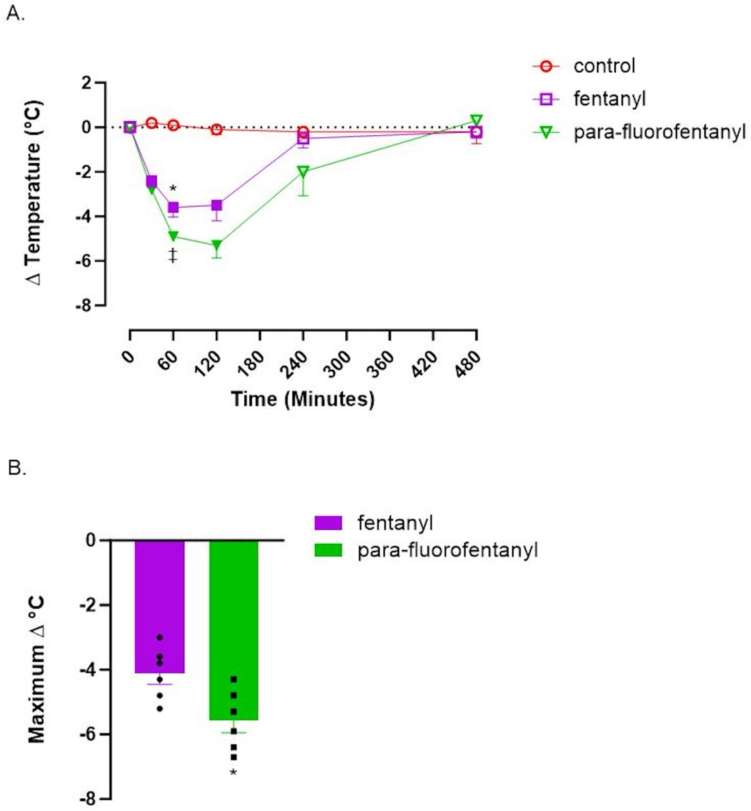
#> input picture digitisation/src_figs/Fig4.png, 1502 x 1621 px, found by its file name (shown at 1/2 size)
$ python digi_fig4b.py src_figs/Fig4.png
#> lines starting #> are read from the running program, lines starting #| are printed output that depends on the picture; after the words box and inside, x2 and y2 are one past the last pixel; in counts of white or black regions, pixels touching at a corner belong together
### digitisation/digi.py
import os
"""Small figure digitiser for GraphPad-style plots: axis calibration from tick marks, marker centres from colour segmentation."""
import numpy as np
from PIL import Image
from scipy import ndimage as ndi


def load(path): return np.asarray(Image.open(path).convert('RGB')).astype(int)
#> called with path = 'src_figs/Fig4.png/src_figs/Fig4.png'


def dark_mask(im, thr=90): return (im.max(2) < thr)


# [6 lines left out: function find_axes, not called in this run]


def clusters(v):
    """centres of runs of True in a 1-D boolean array"""
    out = []; i = 0
    while i < len(v):
        if v[i]:
            j = i
            while j + 1 < len(v) and v[j + 1]: j += 1
            out.append((i + j) / 2); i = j + 1
        else: i += 1
    return out


# [7 lines left out: function x_ticks, not called in this run]


def y_ticks(dm, xaxis_col, depth=(6, 14), y_lo=0, y_hi=None):
    cols = [xaxis_col - d for d in range(depth[0], depth[1])]
    v = dm[:, cols].all(1)
    if y_hi is None: y_hi = dm.shape[0]
    v[:y_lo] = False; v[y_hi:] = False
    return clusters(v)


def linmap(pix, val):
    a, b = np.polyfit(pix, val, 1); res = np.array(val) - (a * np.array(pix) + b)
    return (lambda p: a * np.asarray(p) + b), float(np.abs(res).max())


def colour_mask(im, rgb, tol=60):
    return (np.abs(im - np.array(rgb)).sum(2) < tol)


# [17 lines left out: functions marker_centres, errorbar_extent, not called in this run]

### digitisation/digi_fig4b.py
import os
import sys, csv, numpy as np
sys.path.insert(0, os.path.dirname(os.path.abspath(__file__)))
from digi import *
from scipy import ndimage as ndi
from PIL import Image, ImageDraw
S = sys.argv[1]
full = load(S + '/src_figs/Fig4.png'); r0 = 960; im = full[r0:]
#> after `im = full[r0:]`:
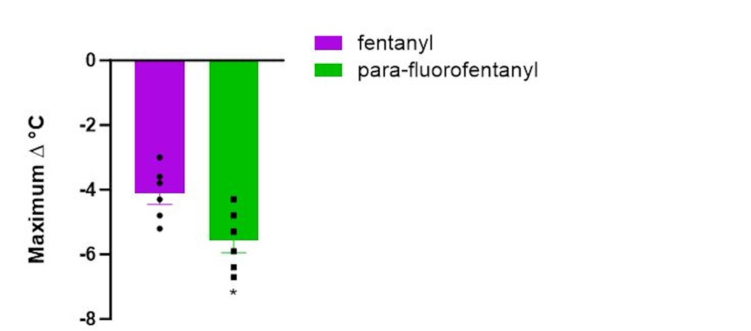
#> im: shape (661, 1502, 3) int64 (shown at 1/2 size); mean R, G, B 239.3, 241.6, 240.7
dm = dark_mask(im)
#> in dark_mask, `def dark_mask(im, thr=90): return (im.max(2) < thr)`:
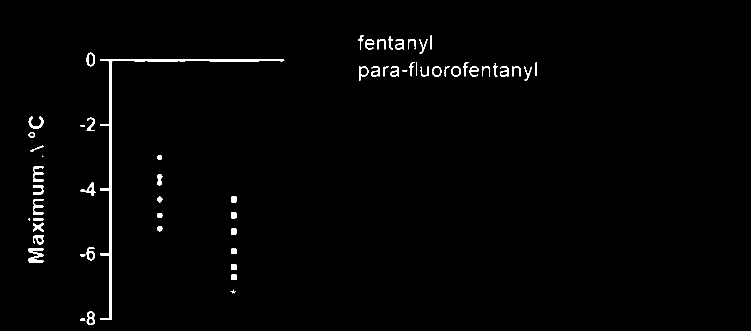
#> returned value: shape (661, 1502) bool (shown at 1/2 size); 1.2% white; 61 white regions (3 under 20 px), largest, box (x1, y1, x2, y2) and area: (200, 118, 569, 640) 3690, (57, 496, 87, 525) 518, (66, 332, 87, 364) 323
xa = int(np.argmax(dm[:, 150:260].sum(0))) + 150
#> xa = 219
yt = sorted(y_ticks(dm, xa, depth=(5, 12), y_lo=20))
#> in y_ticks, `cols = [xaxis_col - d for d in range(depth[0], depth[1])]`: cols = [214, 213, 212, 211, 210, 209, 208]
#> after the loop in clusters, `while i < len(v):`: i = 661; j = 639; out = [120, 249.5, 378.5, 508.5, 637.5]
#> yt = [120, 249.5, 378.5, 508.5, 637.5]
print('y-axis col', xa, 'y ticks', [round(v, 1) for v in yt])
#| y-axis col 219 y ticks [120.0, 249.5, 378.5, 508.5, 637.5]
yt = yt[:5]; fy, ey = linmap(yt, [0, -2, -4, -6, -8]); print('calibration residual', round(ey, 3))
#> in linmap, `a, b = np.polyfit(pix, val, 1)`: a = -0.0155; b = 1.85
#> in linmap, `res = np.array(val) - (a * np.array(pix) + b)`: res = [4.78e-06, 0.00155, -0.00464, 0.00463, -0.00155]
#> after `fy, ey = linmap(yt, [0, -2, -4, -6, -8])`: ey = 0.00464
#| calibration residual 0.005
y0 = int(round(yt[0]))
#> y0 = 120
R, G, B = im[..., 0], im[..., 1], im[..., 2]
#> R: shape (661, 1502) int64; 256 distinct labels, from 0 to 255
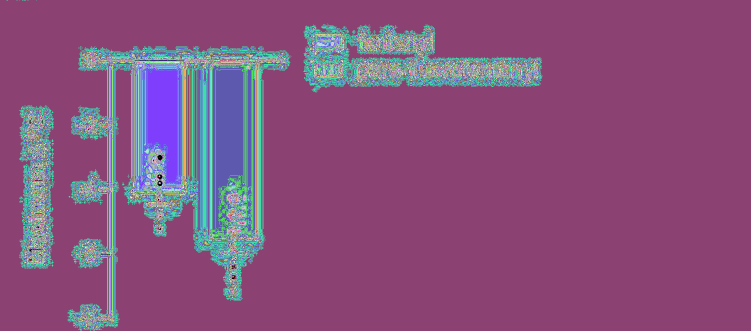
#> G: shape (661, 1502) int64 (shown at 1/2 size); 256 distinct labels, from 0 to 255; one colour per label, 0 black
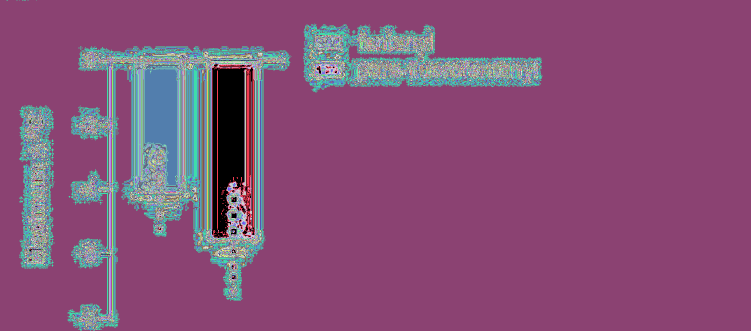
#> B: shape (661, 1502) int64 (shown at 1/2 size); 256 distinct labels, from 0 to 255; one colour per label, 0 black
black = (im.max(2) < 120); black[:y0 + 3, :] = False; black[:, :xa + 4] = False; black[:, 700:] = False
#> after `black = im.max(2) < 120`: black: shape (661, 1502) bool; 1.4% white; 64 white regions (6 under 20 px), largest, box (x1, y1, x2, y2) and area: (199, 118, 569, 640) 4550, (57, 496, 87, 525) 554, (65, 332, 87, 364) 395
#> after `black[:, 700:] = False`:
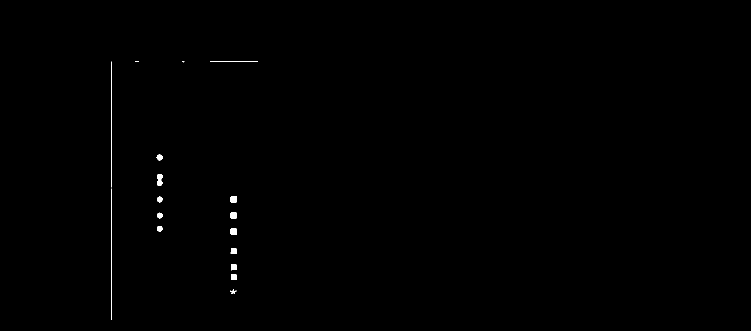
#> black: shape (661, 1502) bool (shown at 1/2 size); 0.22% white; 17 white regions (2 under 20 px), largest, box (x1, y1, x2, y2) and area: (223, 377, 224, 640) 263, (223, 123, 224, 375) 252, (314, 348, 325, 372) 219
out_b, out_p = [], []
img = Image.open(S + '/src_figs/Fig4.png').convert('RGB'); d = ImageDraw.Draw(img)
#> further down, img is the input picture: PIL image 1502x1621 RGB; mean R, G, B 244.8, 245.5, 245.2
for grp, m in (('fentanyl', (R > 110) & (B > 150) & (G < 90) & (R < 235)), ('pFF', (G > 130) & (R < 90) & (B < 90))):
    m = m.copy(); m[:y0 + 3, :] = False; m[:, :xa + 4] = False; m[:, 560:] = False
    band = m[y0 + 12:y0 + 40, :].all(0); cols = np.where(band)[0]
    if len(cols) == 0: print(grp, 'no bar'); continue
    bx0, bx1 = cols.min(), cols.max(); w = bx1 - bx0
    side = list(range(bx0 + 3, bx0 + w // 4)) + list(range(bx1 - w // 4, bx1 - 2))
    bottoms = [np.where(m[:, c])[0].max() for c in side if m[:, c].any()]
    bot = float(np.median(bottoms)); mean = float(fy(bot))
    cx = (bx0 + bx1) // 2; ce = np.where(m[:, cx - 1:cx + 2].any(1))[0]; cap = float(fy(ce.max()))
    sub = np.zeros_like(black); sub[:, bx0 - 8:bx1 + 8] = black[:, bx0 - 8:bx1 + 8]
    sub = ndi.binary_opening(sub, structure=np.ones((7, 7))); lb, nb = ndi.label(sub); vals = []
    for kk in range(1, nb + 1):
        yy, xx = np.where(lb == kk)
        if 50 < len(xx) < 450: vals.append(float(fy(yy.mean()))); d.ellipse((xx.mean() - 5, yy.mean() + r0 - 5, xx.mean() + 5, yy.mean() + r0 + 5), outline=(255, 0, 0), width=2)
    out_b.append(dict(group=grp, mean_max_dT=round(mean, 2), mean_minus_sem=round(cap, 2), sem=round(mean - cap, 2)))
    for v in sorted(vals): out_p.append(dict(group=grp, max_dT=round(v, 2)))
    print(f'{grp}: bar columns {bx0}-{bx1}; mean max dT {mean:.2f} C; mean-SEM {cap:.2f}; {len(vals)} points, mean of points {np.mean(vals):.2f}: {[round(v, 2) for v in sorted(vals)]}')
#> this loop made 2 passes
#> (grp, bx0, bx1, w, bot, mean, cx, cap) on passes 1 to 2: ('fentanyl', 270, 368, 98, 385, -4.1, 319, -4.11), ('pFF', 419, 515, 96, 479, -5.55, 467, -5.56)
#| fentanyl: bar columns 270-368; mean max dT -4.10 C; mean-SEM -4.11; 6 points, mean of points -4.12: [-5.21, -4.8, -4.3, -3.8, -3.6, -3.0]
#| pFF: bar columns 419-515; mean max dT -5.55 C; mean-SEM -5.56; 6 points, mean of points -5.57: [-6.71, -6.4, -5.9, -5.3, -4.79, -4.3]
#> pass 1, `m = m.copy()`:
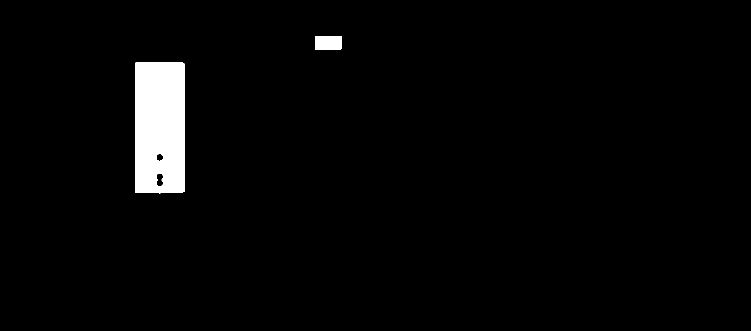
#> m: shape (661, 1502) bool (shown at 1/2 size); 2.7% white; 2 white regions, box (x1, y1, x2, y2) and area: (270, 124, 369, 387) 25490, (630, 72, 684, 100) 1498
#> after the loop:
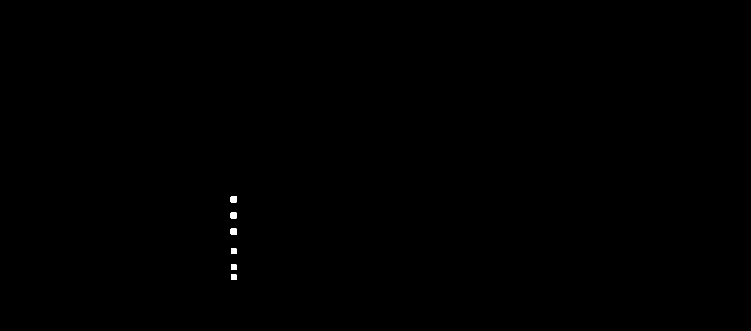
#> sub: shape (661, 1502) bool (shown at 1/2 size); 0.09% white; 6 white regions, box (x1, y1, x2, y2) and area: (461, 456, 474, 470) 171, (461, 392, 474, 405) 162, (461, 424, 474, 437) 160, (462, 497, 473, 508) 121, (462, 529, 473, 540) 121, (462, 549, 473, 560) 121
#> after the loop, out_b = 2 items; out_p = 12 items
img.save(S + '/dig_Fig4B_check.png')
for fn, rows in (('dig_fig4B_bars.csv', out_b), ('dig_fig4B_points.csv', out_p)):
    with open(S + '/' + fn, 'w', newline='') as fh:
        w = csv.DictWriter(fh, fieldnames=list(rows[0])); w.writeheader(); w.writerows(rows)
#> this loop made 2 passes
#> fn on passes 1 to 2: 'dig_fig4B_bars.csv', 'dig_fig4B_points.csv'
